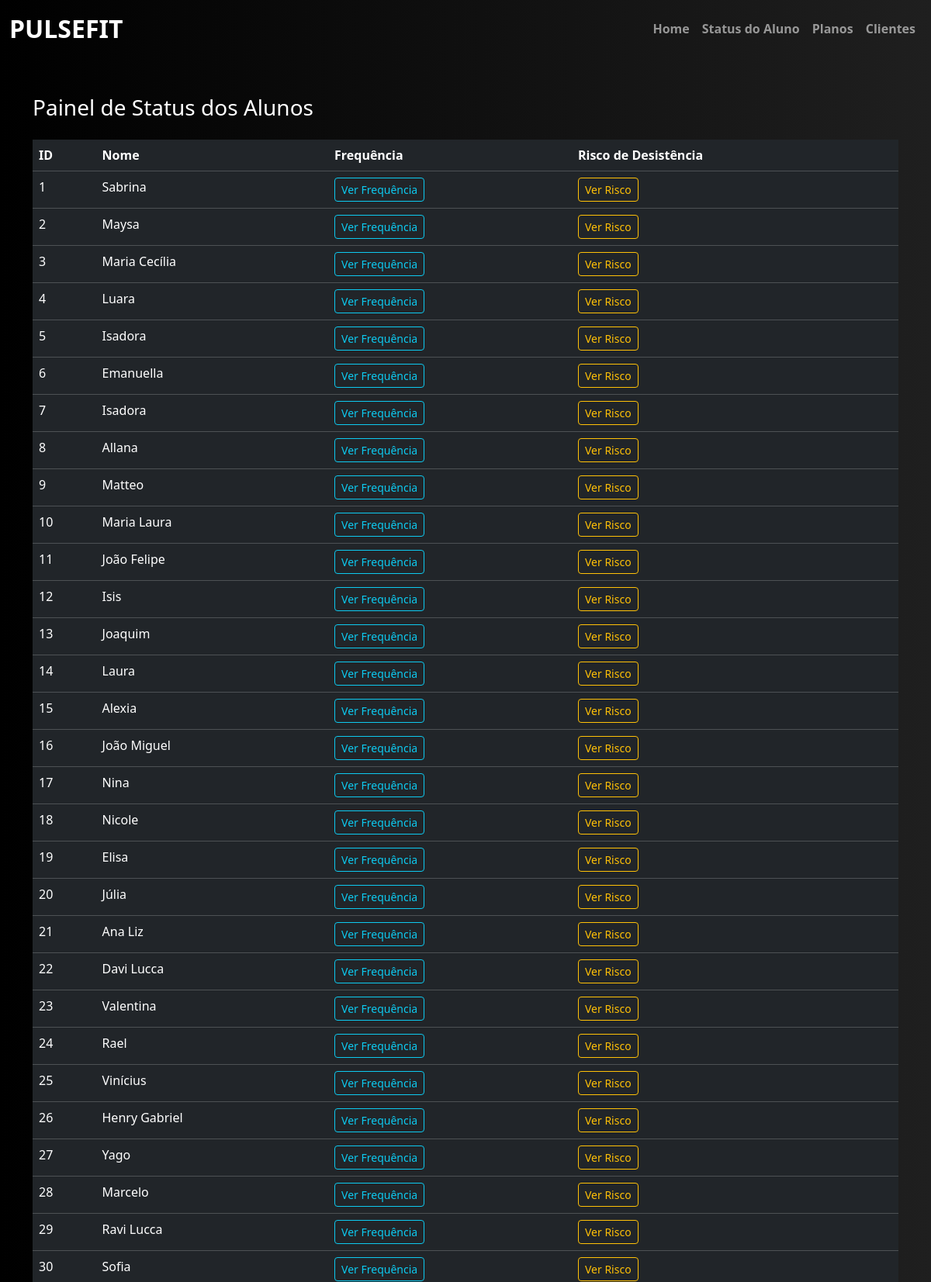
Screenshot of /status_aluno (upper part) with the database file from the repository.
### academia/models.py (models this page shows)
class Cliente(db.Model):
    __tablename__ = "cliente"
    id = db.Column(db.Integer, primary_key=True)
    ativo = db.Column(db.Boolean, default=True, nullable=False)
    dtcadastro = db.Column(db.DateTime, default=datetime.utcnow, nullable=False)
    nome = db.Column(db.String(20), nullable=False)
    sobrenome = db.Column(db.String(50), nullable=False)
    genero = db.Column(db.String(1), nullable=False)
    cpf = db.Column(db.Integer, nullable=False, unique=True)
    rg = db.Column(db.Integer, nullable=False, unique=True)
    dt_nascimento = db.Column(db.DateTime, nullable=False)
    estado_civil = db.Column(db.String(20), nullable=False)
    email = db.Column(db.String(100), nullable=False, unique=True)
    telefone = db.Column(db.Integer, nullable=False)
    rua = db.Column(db.String(100), nullable=False)
    numero = db.Column(db.Integer)
    complemento = db.Column(db.String(100))
    bairro = db.Column(db.String(50), nullable=False)
    cidade = db.Column(db.String(50), nullable=False)
    estado = db.Column(db.String(50), nullable=False)
    plano = db.Column(db.Integer, db.ForeignKey("plano.id",   name="fk_cliente_plano"))

### academia/routes.py (the view)
@app.route('/status_aluno')
def page_status_aluno():
    clientes = Cliente.query.all()
    return render_template("status_aluno.html", alunos=clientes)

### academia/templates/status_aluno.html (shortened to what this page needs)
{% extends 'base.html' %}
{% block conteudo %}
<body style="background: linear-gradient(to right, #000000, #1f1f1f); font-family: 'Segoe UI', sans-serif; color: white;">
    <div class="container mt-5">
        <h3 class="mb-4">Painel de Status dos Alunos</h3>
        <table class="table table-hover table-dark">
            <thead>
                <tr>
                    <th>ID</th>
                    <th>Nome</th>
                    <th>Frequência</th>
                    <th>Risco de Desistência</th>
                </tr>
            </thead>
            <tbody>
                {% for aluno in alunos %}
                <tr>
                    <td>{{ aluno.id }}</td>
                    <td>{{ aluno.nome }}</td>
                    <td>
                        <a class="btn btn-outline-info btn-sm" href="{{ url_for('page_aluno_frequencia', cliente_id=aluno.id) }}">
                            Ver Frequência
                        </a>
                    </td>
                    <td>
                        <a class="btn btn-outline-warning btn-sm" href="{{ url_for('page_aluno_risco_churn', cliente_id=aluno.id)}}">
                            Ver Risco
                        </a>
                    </td>
                </tr>
                {% endfor %}
            </tbody>
        </table>
    </div>
</body>
{% endblock %}

### rows the page displays
Cliente: id "1", nome "Sabrina"
Cliente: id "2", nome "Maysa"
Cliente: id "3", nome "Maria Cecília"
Cliente: id "4", nome "Luara"
Cliente: id "5", nome "Isadora"
Cliente: id "6", nome "Emanuella"
Cliente: id "7", nome "Isadora"
Cliente: id "8", nome "Allana"
Cliente: id "9", nome "Matteo"
Cliente: id "10", nome "Maria Laura"
Cliente: id "11", nome "João Felipe"
Cliente: id "12", nome "Isis"
Cliente: id "13", nome "Joaquim"
Cliente: id "14", nome "Laura"
Cliente: id "15", nome "Alexia"
Cliente: id "16", nome "João Miguel"
Cliente: id "17", nome "Nina"
Cliente: id "18", nome "Nicole"
Cliente: id "19", nome "Elisa"
Cliente: id "20", nome "Júlia"
Cliente: id "21", nome "Ana Liz"
Cliente: id "22", nome "Davi Lucca"
Cliente: id "23", nome "Valentina"
Cliente: id "24", nome "Rael"
Cliente: id "25", nome "Vinícius"
Cliente: id "26", nome "Henry Gabriel"
Cliente: id "27", nome "Yago"
Cliente: id "28", nome "Marcelo"
Cliente: id "29", nome "Ravi Lucca"
Cliente: id "30", nome "Sofia"
